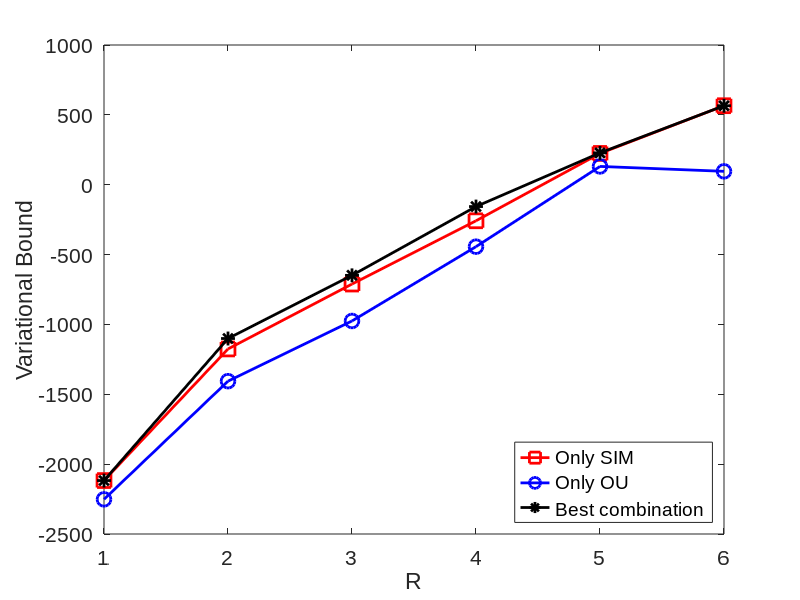
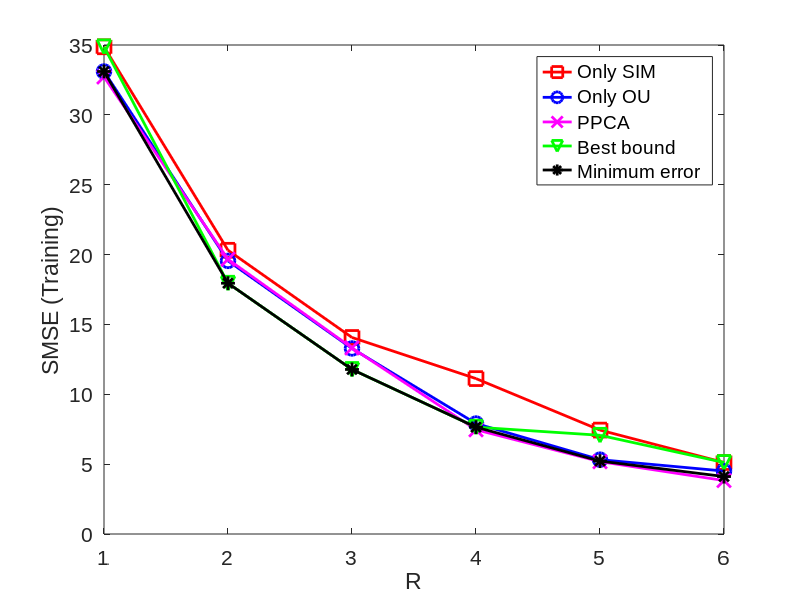
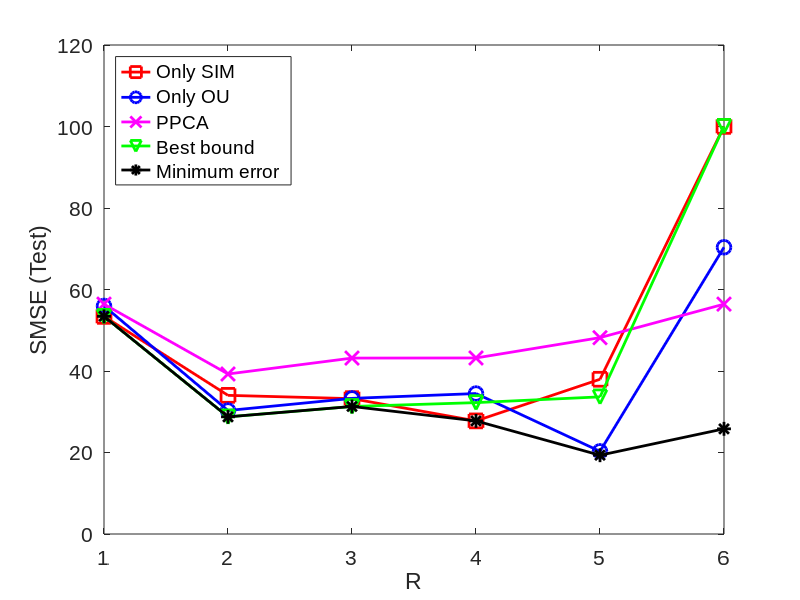

The MATLAB source for these figures, in order:
% Script used to plot Figures 12 and 13 of the "Updated Results for the
% Foreign Exchange Data" technical report (NIPS 2009), which compare the
% performance of the different models considered.
%
% COPYRIGHT : David Luengo, 2009

% MULTIGP

close all
clc

R = 1:6;

FvMax = [-2117.4625 -1100.7633 -648.6683 -156.3234 227.9023 565.3821];
FvSmooth = [-2117.4625 -1175.5964 -711.0210 -258.1882 223.9023 565.3821];
FvNonSmooth = [-2251.8924 -1406.1206 -975.2001 -443.4104 130.8854 95.8532];

errorTrainMin = [33.1054 17.9501 11.7775 7.6471 5.2183 4.1128];
errorTrainBestBound = [34.8711 17.9501 11.7775 7.6471 7.0662 5.1186];
errorTrainSmooth = [34.8711 20.3079 14.0653 11.1231 7.4381 5.1186];
errorTrainNonSmooth = [33.1054 19.5480 13.2803 7.9073 5.3212 4.5062];
errorTrainPpca = [32.7148 19.6622 13.3207 7.4639 5.1798 3.8279];

errorTestMin = [53.4085 28.7506 31.2943 27.7547 19.3322 25.8079];
errorTestBestBound = [53.4085 28.7506 31.2943 32.2393 33.6536 100.0306];
errorTestSmooth = [53.4085 34.0249 33.2135 27.7547 37.9714 100.0306];
errorTestNonSmooth = [55.9586 30.3053 33.2843 34.4682 20.28660 70.3651];
errorTestPpca = [56.4046 39.2658 43.1681 43.1992 48.1880 56.4057];

figure(1)
h = plot(R, FvSmooth, 'rs-');
set(h, 'markerSize', 10);
set(h, 'lineWidth', 2)
hold on
h = plot(R, FvNonSmooth, 'bo-');
set(h, 'markerSize', 10);
set(h, 'lineWidth', 2)
h = plot(R, FvMax, 'k*-');
set(h, 'markerSize', 10);
set(h, 'lineWidth', 2)
xlabel('R', 'FontSize', 15, 'FontName', 'arial')
ylabel('Variational Bound', 'FontSize', 15, 'FontName', 'arial')
h = legend('Only SIM', 'Only OU', 'Best combination', 'Location', 'SouthEast');
set(h, 'FontSize', 15, 'FontName', 'arial', 'Color', 'none')
set(gca, 'XTick', R, 'fontname', 'arial', 'fontsize', 15, 'Color', 'none');
box on
set(1, 'Position', [-3 35 1280 696])
print -depsc FxDataCompareVariationalBound.eps

figure(2)
hold on
h = plot(R, errorTrainSmooth, 'rs-');
set(h, 'markerSize', 10);
set(h, 'lineWidth', 2)
h = plot(R, errorTrainNonSmooth, 'bo-');
set(h, 'markerSize', 10);
set(h, 'lineWidth', 2)
h = plot(R, errorTrainPpca, 'mx-');
set(h, 'markerSize', 10);
set(h, 'lineWidth', 2)
h = plot(R, errorTrainBestBound, 'gv-');
set(h, 'markerSize', 10);
set(h, 'lineWidth', 2)
h = plot(R, errorTrainMin, 'k*-');
set(h, 'markerSize', 10);
set(h, 'lineWidth', 2)
xlabel('R', 'FontSize', 15, 'FontName', 'arial')
ylabel('SMSE (Training)', 'FontSize', 15, 'FontName', 'arial')
h = legend('Only SIM', 'Only OU', 'PPCA', 'Best bound', 'Minimum error', 'Location', 'NorthEast');
set(h, 'FontSize', 15, 'FontName', 'arial', 'Color', 'none')
set(gca, 'XTick', R, 'fontname', 'arial', 'fontsize', 15, 'Color', 'none');
box on
set(2, 'Position', [-3 35 1280 696])
print -depsc FxDataCompareTrainingError.eps

figure(3)
hold on
h = plot(R, errorTestSmooth, 'rs-');
set(h, 'markerSize', 10);
set(h, 'lineWidth', 2)
h = plot(R, errorTestNonSmooth, 'bo-');
set(h, 'markerSize', 10);
set(h, 'lineWidth', 2)
h = plot(R, errorTestPpca, 'mx-');
set(h, 'markerSize', 10);
set(h, 'lineWidth', 2)
h = plot(R, errorTestBestBound, 'gv-');
set(h, 'markerSize', 10);
set(h, 'lineWidth', 2)
h = plot(R, errorTestMin, 'k*-');
set(h, 'markerSize', 10);
set(h, 'lineWidth', 2)
xlabel('R', 'FontSize', 15, 'FontName', 'arial')
ylabel('SMSE (Test)', 'FontSize', 15, 'FontName', 'arial')
h = legend('Only SIM', 'Only OU', 'PPCA', 'Best bound', 'Minimum error', 'Location', 'NorthWest');
set(h, 'FontSize', 15, 'FontName', 'arial', 'Color', 'none')
set(gca, 'XTick', R, 'fontname', 'arial', 'fontsize', 15, 'Color', 'none');
box on
set(3, 'Position', [-3 35 1280 696])
print -depsc FxDataCompareTestError.eps
